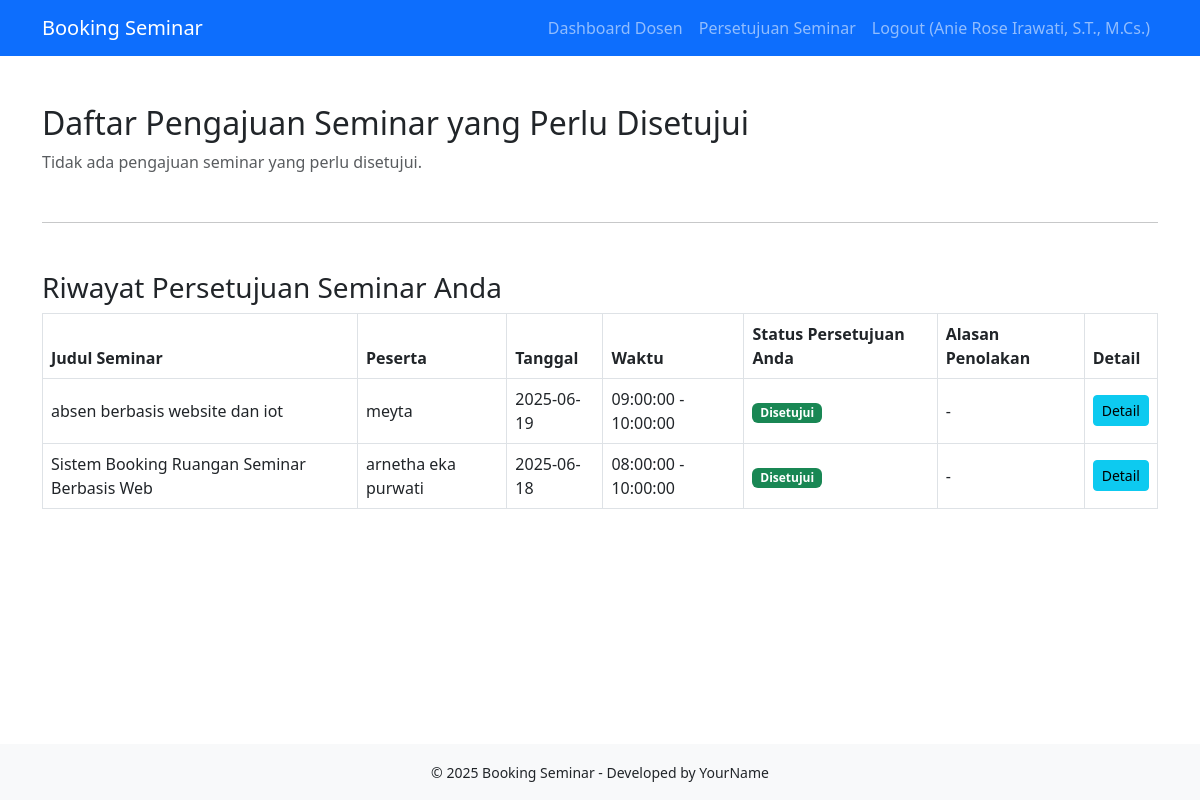
The page /dosen/approvals.php (signed in) on the database its author committed.
### tables this page shows
CREATE TABLE `approvals` (
  `id` int NOT NULL AUTO_INCREMENT,
  `id_seminar` int NOT NULL,
  `id_user` int NOT NULL,
  `status` enum('pending','approved','rejected') DEFAULT 'pending',
  `komentar` text,
  `created_at` datetime DEFAULT CURRENT_TIMESTAMP,
  `updated_at` datetime DEFAULT CURRENT_TIMESTAMP ON UPDATE CURRENT_TIMESTAMP,
  PRIMARY KEY (`id`),
  KEY `id_seminar` (`id_seminar`),
  KEY `id_user` (`id_user`),
  CONSTRAINT `approvals_ibfk_1` FOREIGN KEY (`id_seminar`) REFERENCES `seminars` (`id`),
  CONSTRAINT `approvals_ibfk_2` FOREIGN KEY (`id_user`) REFERENCES `users` (`id`)
);

CREATE TABLE `seminars` (
  `id` int NOT NULL AUTO_INCREMENT,
  `id_user` int NOT NULL,
  `judul` varchar(255) NOT NULL,
  `tanggal` date NOT NULL,
  `waktu_mulai` time NOT NULL,
  `waktu_selesai` time NOT NULL,
  `deskripsi` text NOT NULL,
  `status` enum('pending','approved','rejected') NOT NULL DEFAULT 'pending',
  `created_at` datetime DEFAULT CURRENT_TIMESTAMP,
  `updated_at` datetime DEFAULT NULL ON UPDATE CURRENT_TIMESTAMP,
  PRIMARY KEY (`id`),
  KEY `id_user` (`id_user`),
  CONSTRAINT `seminars_ibfk_1` FOREIGN KEY (`id_user`) REFERENCES `users` (`id`) ON DELETE CASCADE
);

CREATE TABLE `users` (
  `id` int NOT NULL AUTO_INCREMENT,
  `nama` varchar(100) NOT NULL,
  `email` varchar(100) NOT NULL,
  `password` varchar(255) NOT NULL,
  `role` enum('peserta','dosen_pembimbing','dosen_penguji','admin') NOT NULL,
  `created_at` datetime DEFAULT CURRENT_TIMESTAMP,
  `npm` varchar(20) DEFAULT NULL,
  `prodi` varchar(100) DEFAULT NULL,
  PRIMARY KEY (`id`),
  UNIQUE KEY `email` (`email`)
);

### dosen/approvals.php (the view, shortened to what this page needs)
<?php
require_once "../config/database.php";
$id_user = $_SESSION['user_id'];
$sql_pending = "SELECT s.*, u.nama AS nama_peserta, a.status AS status_approval, a.komentar, a.id AS approval_id
        FROM seminars s
        JOIN users u ON s.id_user = u.id
        LEFT JOIN approvals a ON a.id_seminar = s.id AND a.id_user = :id_user
        WHERE s.status = 'pending' AND (a.status IS NULL OR a.status = 'pending')";
$stmt = $pdo->prepare($sql_pending);
$stmt->execute([':id_user' => $id_user]);
$seminars_pending = $stmt->fetchAll(PDO::FETCH_ASSOC);
$sql_riwayat = "SELECT s.*, u.nama AS nama_peserta, a.status AS status_approval, a.komentar, a.id AS approval_id
        FROM seminars s
        JOIN users u ON s.id_user = u.id
        JOIN approvals a ON a.id_seminar = s.id AND a.id_user = :id_user
        ORDER BY s.tanggal DESC, s.waktu_mulai DESC";
$stmt = $pdo->prepare($sql_riwayat);
$stmt->execute([':id_user' => $id_user]);
$riwayat = $stmt->fetchAll(PDO::FETCH_ASSOC);
include "../includes/header.php";
include "../includes/navbar.php";
?>
<div class="container mt-5 mb-5">
  <h2>Daftar Pengajuan Seminar yang Perlu Disetujui</h2>
  <?php if (!$seminars_pending): ?>
    <p class="text-muted">Tidak ada pengajuan seminar yang perlu disetujui.</p>
  <?php endif; ?>
  <hr class="my-5">
  <h3>Riwayat Persetujuan Seminar Anda</h3>
  <?php if (!$riwayat): ?>
    <p class="text-muted">Belum ada riwayat persetujuan seminar.</p>
  <?php else: ?>
    <div class="table-responsive">
      <table class="table table-bordered table-hover align-middle">
        <thead>
          <tr>
            <th>Judul Seminar</th>
            <th>Peserta</th>
            <th>Tanggal</th>
            <th>Waktu</th>
            <th>Status Persetujuan Anda</th>
            <th>Alasan Penolakan</th>
            <th>Detail</th>
          </tr>
        </thead>
        <tbody>
          <?php foreach ($riwayat as $r): ?>
            <tr>
              <td><?= htmlspecialchars($r['judul']) ?></td>
              <td><?= htmlspecialchars($r['nama_peserta']) ?></td>
              <td><?= htmlspecialchars($r['tanggal']) ?></td>
              <td><?= htmlspecialchars($r['waktu_mulai']) ?> - <?= htmlspecialchars($r['waktu_selesai']) ?></td>
              <td>
                <?php
                  if ($r['status_approval'] === 'approved') {
                      echo '<span class="badge bg-success">Disetujui</span>';
                  } elseif ($r['status_approval'] === 'rejected') {
                      echo '<span class="badge bg-danger">Ditolak</span>';
                  } else {
                      echo '<span class="badge bg-secondary">Pending</span>';
                  }
                ?>
              </td>
              <td><?= ($r['status_approval'] === 'rejected') ? nl2br(htmlspecialchars($r['komentar'])) : '-' ?></td>
              <td>
                <a href="approve_action.php?id=<?= $r['id'] ?>" class="btn btn-info btn-sm">Detail</a>
              </td>
            </tr>
          <?php endforeach; ?>
        </tbody>
      </table>
    </div>
  <?php endif; ?>
</div>
<?php include "../includes/footer.php"; ?>

### assets/css/style.css (style rules this page uses)
html, body { height: 100%; margin: 0; padding: 0; }
body { display: flex; flex-direction: column; min-height: 100vh; }
.container { flex: 1; }

### rows shown on the page
approvals: id_seminar.judul "absen berbasis website dan iot", users.nama "meyta", id_seminar.tanggal "2025-06-19", id_seminar.waktu_mulai "09:00:00", id_seminar.waktu_selesai "10:00:00", status "Disetujui"
approvals: id_seminar.judul "Sistem Booking Ruangan Seminar Berbasis Web", users.nama "arnetha eka purwati", id_seminar.tanggal "2025-06-18", id_seminar.waktu_mulai "08:00:00", id_seminar.waktu_selesai "10:00:00", status "Disetujui"

### other values the page prints
$_SESSION['nama'] "Anie Rose Irawati, S.T., M.Cs."
